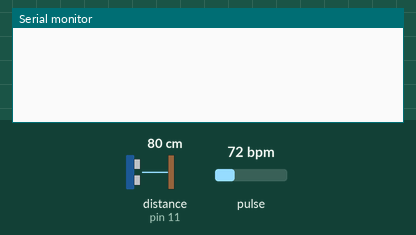
Recording of a sketch running on a simulated Arduino Uno, built with avr-gcc and run on an emulated ATmega328P. Shown: the last lines printed to the serial monitor. The inputs (shaded band) are chosen by the test bench; at power-on: distance to the obstacle (sensor on pin 11) 80 cm, pulse 72 bpm. The echo pulse lasts 58.3 µs per cm.

Above: at 1.2 s.
1.3 s: distance to the obstacle (sensor on pin 11) set to 2 cm
At 1.6 s:
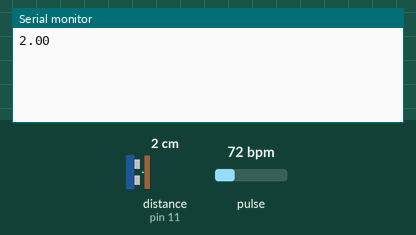
3.3 s: pulse set to 70 bpm
At 3.41 s:
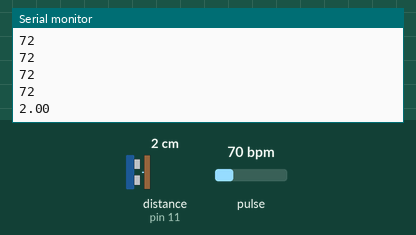
4.8 s: distance to the obstacle (sensor on pin 11) set to 4 cm
At 4.82 s:
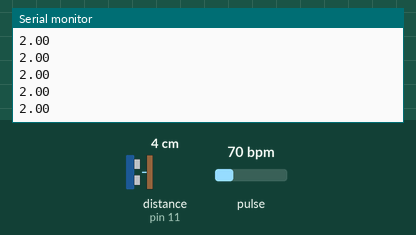
6.3 s: pulse set to 100 bpm
At 6.44 s:
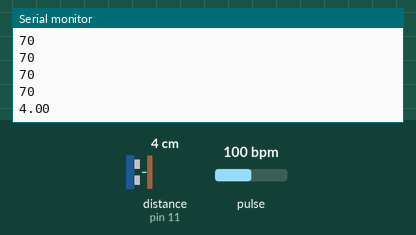
Timing chart, 0 to 8.8 s (numbered marks = the images above; inputs shaded):
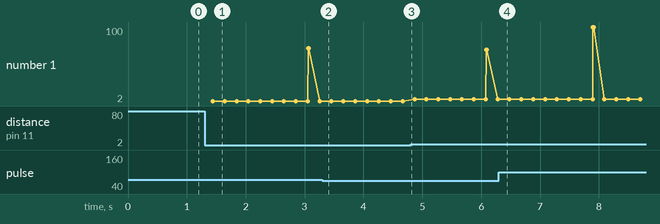

The sketch:

PhysiomateArduino.ino
```cpp
/*  Getting_BPM_to_Monitor prints the BPM to the Serial Monitor, using the least lines of code and PulseSensor Library.
    Tutorial Webpage: https://pulsesensor.com/pages/getting-advanced

  --------Use This Sketch To------------------------------------------
  1) Displays user's live and changing BPM, Beats Per Minute, in Arduino's native Serial Monitor.
  2) Print: "♥  A HeartBeat Happened !" when a beat is detected, live.
  2) Learn about using a PulseSensor Library "Object".
  4) Blinks LED on PIN 13 with user's Heartbeat.
  --------------------------------------------------------------------*/

#define USE_ARDUINO_INTERRUPTS true    // Set-up low-level interrupts for most acurate BPM math.
#include <PulseSensorPlayground.h>
#include <NewPing.h>

#define trigPin 12 // define TrigPin
#define echoPin 11 // define EchoPin.
#define MAX_DISTANCE 200 // Maximum sensor distance is rated at 400-500cm.
NewPing sonar(trigPin, echoPin, MAX_DISTANCE); // NewPing setup of pins and maximum distance.

unsigned long currentMillis;
int timeSeconds = 0;

//  Variables
const int PulseWire = 0;       // PulseSensor PURPLE WIRE connected to ANALOG PIN 0
//const int LED13 = 13;          // The on-board Arduino LED, close to PIN 13.
int Threshold = 400;           // Determine which Signal to "count as a beat" and which to ignore.
// Use the "Gettting Started Project" to fine-tune Threshold Value beyond default setting.
// Otherwise leave the default "550" value.

PulseSensorPlayground pulseSensor;  // Creates an instance of the PulseSensorPlayground object called "pulseSensor"
int myBPM = 0;
int counter = 0;
int BPMVAL[3];
int sum = 0;
int periodSeconds = 3;

void setup() {

  Serial.begin(9600);          // For Serial Monitor

  // Configure the PulseSensor object, by assigning our variables to it.
  pulseSensor.analogInput(PulseWire);
  //pulseSensor.blinkOnPulse(LED13);       //auto-magically blink Arduino's LED with heartbeat.
  pulseSensor.setThreshold(Threshold);

}

void loop() {
  currentMillis = millis();
  timeSeconds = currentMillis / 1000;
  double sonar_val = sonar.ping_cm(MAX_DISTANCE);

  if ((sonar_val <= 8) && (sonar_val != 0)) {
    Serial.println(sonar_val);
  }

  pulseSensor.begin();

  myBPM = pulseSensor.getBeatsPerMinute();  // Calls function on our pulseSensor object that returns BPM as an "int".
  // "myBPM" hold this BPM value now.

  if (pulseSensor.sawStartOfBeat()) {       // Constantly test to see if "a beat happened"
    counter++;
  }

  if (counter == 1) {
    BPMVAL[0] = myBPM;
  }

  if (counter == 2) {
    BPMVAL[1] = myBPM;
  }

  if (counter == 3) {
    BPMVAL[2] = myBPM;
    for (int i = 0; i < 3; i++){
      Serial.println(BPMVAL[i]);
      sum = BPMVAL[i] + sum;
    }
    counter = 0;
    Serial.println(sum/3);
    sum = 0;
  }

  delay(200);                    // considered best practice in a simple sketch.

}
```

Measured:
- after the input at 1.3 s, the serial monitor: prints a new line after 0.14 s (image 1)
- plotted number 1: 2 → 4 after the input at 4.8 s
